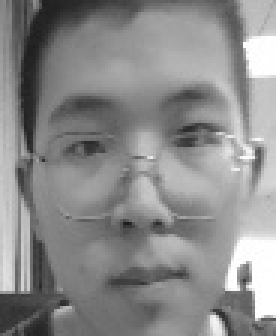
//> input picture takephotos/4.jpg, 92 x 112 px, given in place of the camera (shown 3 times larger)
$ ./takephotos   (built with g++ and OpenCV 4)
//> lines starting //> are read from the running program, lines starting //| are printed output that depends on the picture; after the words box and inside, x2 and y2 are one past the last pixel; in counts of white or black regions, pixels touching at a corner belong together
#include <opencv2/opencv.hpp>
#include <vector>
#include <iostream>
#include<stdio.h>
//#include <stdio.h>
//#include <cv.h>
using namespace std;
using namespace cv;
int main()
{
	CascadeClassifier cascada;
	cascada.load("/home/lxy/opencv-3.4.8/data/haarcascades/haarcascade_frontalface_alt2.xml");
	VideoCapture cap(0);
	Mat frame, myFace;
	int pic_num = 1;
	while (1) {
		//摄像头读图像
		cap >> frame;
//> frame is the input picture: 112 rows x 92 cols, CV_8UC3; min 26, max 255, mean 138.8
		vector<Rect> faces;//vector容器存检测到的faces
		Mat frame_gray;
		cvtColor(frame, frame_gray, COLOR_BGR2GRAY);//转灰度化，减少运算
		cascada.detectMultiScale(frame_gray, faces, 1.1, 4, CV_HAAR_DO_ROUGH_SEARCH, Size(70, 70), Size(1000, 1000));
//> faces = 1 Rect (x, y, width, height): [4, 11, 84, 84]
		printf("检测到人脸个数：%d\n", faces.size());
//| 检测到人脸个数：1
		//1.frame_gray表示的是要检测的输入图像 2.faces表示检测到的人脸目标序列,3. 1.1表示每次图像尺寸减小的比例
		//4. 4表示每一个目标至少要被检测到3次才算是真的目标(因为周围的像素和不同的窗口大小都可以检测到人脸表示每一个目标至少要被检测到3次才算是真的目标(因为周围的像素和不同的窗口大小都可以检测到人脸
		/*5.flags–要么使用默认值，要么使用CV_HAAR_DO_CANNY_PRUNING，
			函数将会使用Canny边缘检测来排除边缘过多或过少的区域，
			因为这些区域通常不会是人脸所在区域；opencv3 以后都不用这个参数了*/
		//6. Size(100, 100)为目标的最小尺寸 一般为30*30 是最小的了 也够了
		//7. Size(500, 500)为目标的最大尺寸 其实可以不用这个，opencv会自动去找这个最大尺寸
		//适当调整5,6,7两个参数可以用来排除检测结果中的干扰项。
		//识别到的脸用矩形圈出
		for (int i = 0; i < faces.size(); i++)
		{
			rectangle(frame, faces[i], Scalar(255, 0, 0), 2, 8, 0);
		}
//> this loop made 1 pass
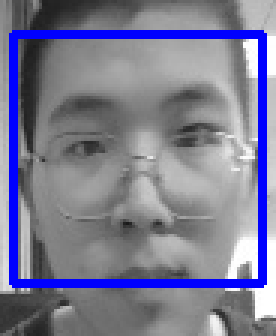
//> frame: 112 rows x 92 cols, CV_8UC3 (shown 3 times larger); 9.63% of pixels changed, all inside (x1, y1, x2, y2) = (3, 10, 89, 96)
		//当只有一个人脸时，开始拍照
		if (faces.size() == 1)
		{
			Mat faceROI = frame_gray(faces[0]);//在灰度图中将圈出的脸所在区域裁剪出
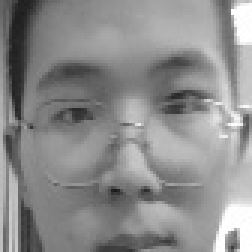
//> faceROI: 84 rows x 84 cols, CV_8UC1 (shown 3 times larger); min 26, max 255, mean 140.4
			//cout << faces[0].x << endl;//测试下face[0].x
			resize(faceROI, myFace, Size(92, 112));//将兴趣域size为92*112
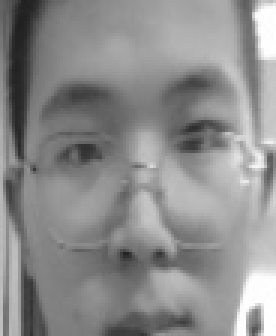
//> myFace: 112 rows x 92 cols, CV_8UC1 (shown 3 times larger); min 31, max 255, mean 140.4
			putText(frame, to_string(pic_num), faces[0].tl(), 3, 1.2, (0, 0, 225), 2, 0);//在 faces[0].tl()的左上角上面写序号
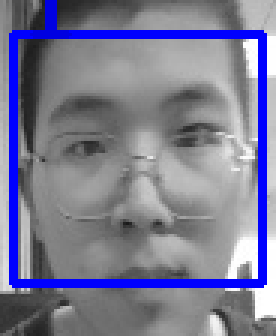
//> frame: 112 rows x 92 cols, CV_8UC3 (shown 3 times larger); 0.76% of pixels changed, all inside (x1, y1, x2, y2) = (10, 0, 24, 13)
			string filename = format("%d.jpg", pic_num); //存放在当前项目文件夹以1-10.jpg 命名，format就是转为字符串
			imwrite(filename, myFace);//存在当前目录下
			imshow(filename, myFace);//显示下size后的脸
			waitKey(500);//等待500us
			destroyWindow(filename);//:销毁指定的窗口
			pic_num++;//序号加1
			if (pic_num == 11)
			{
				return 0;//当序号为11时退出循环
			}
		}
		int c = waitKey(10);
//> the Esc key is pressed
		if ((char)c == 27) { break; } //10us内输入esc则退出循环
		imshow("frame", frame);//显示视频流
		waitKey(100);//等待100us
	}
	return 0;
}

$ run again, on takephotos/5.jpg
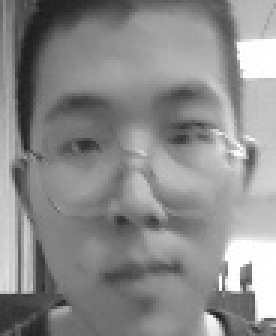
//> input picture takephotos/5.jpg, 92 x 112 px, given in place of the camera (shown 3 times larger)
//> frame is the input picture: 112 rows x 92 cols, CV_8UC3; min 25, max 255, mean 139.6
//> faces = 1 Rect (x, y, width, height): [3, 10, 84, 84]
//| 检测到人脸个数：1
//> the loop `for (int i = 0; i < faces.size(); i++)` made 1 pass
//> after the loop `for (int i = 0; i < faces.size(); i++)`:
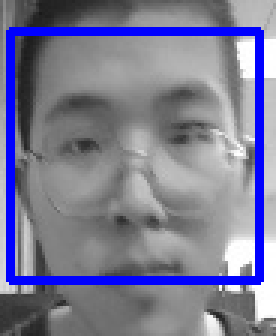
//> frame: 112 rows x 92 cols, CV_8UC3 (shown 3 times larger); 9.63% of pixels changed, all inside (x1, y1, x2, y2) = (2, 9, 88, 95)
//> `putText(frame, to_string(pic_num), faces[0].tl(), 3, 1.2, (0, 0, 225),..`:
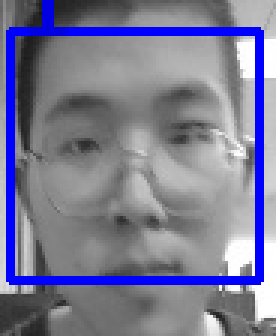
//> frame: 112 rows x 92 cols, CV_8UC3 (shown 3 times larger); 0.72% of pixels changed, all inside (x1, y1, x2, y2) = (9, 0, 23, 12)

$ run again, on takephotos/6.jpg
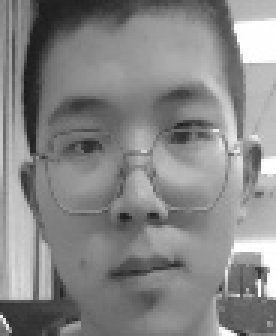
//> input picture takephotos/6.jpg, 92 x 112 px, given in place of the camera (shown 3 times larger)
//> frame is the input picture: 112 rows x 92 cols, CV_8UC3; min 25, max 255, mean 134.5
//> faces = 1 Rect (x, y, width, height): [4, 10, 83, 83]
//| 检测到人脸个数：1
//> the loop `for (int i = 0; i < faces.size(); i++)` made 1 pass
//> after the loop `for (int i = 0; i < faces.size(); i++)`:
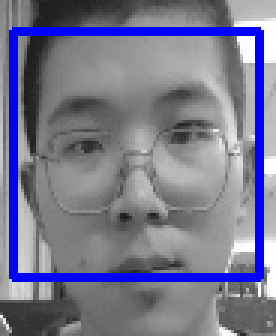
//> frame: 112 rows x 92 cols, CV_8UC3 (shown 3 times larger); 9.51% of pixels changed, all inside (x1, y1, x2, y2) = (3, 9, 88, 94)
//> `putText(frame, to_string(pic_num), faces[0].tl(), 3, 1.2, (0, 0, 225),..`:
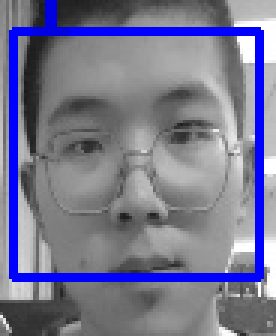
//> frame: 112 rows x 92 cols, CV_8UC3 (shown 3 times larger); 0.72% of pixels changed, all inside (x1, y1, x2, y2) = (10, 0, 24, 12)
